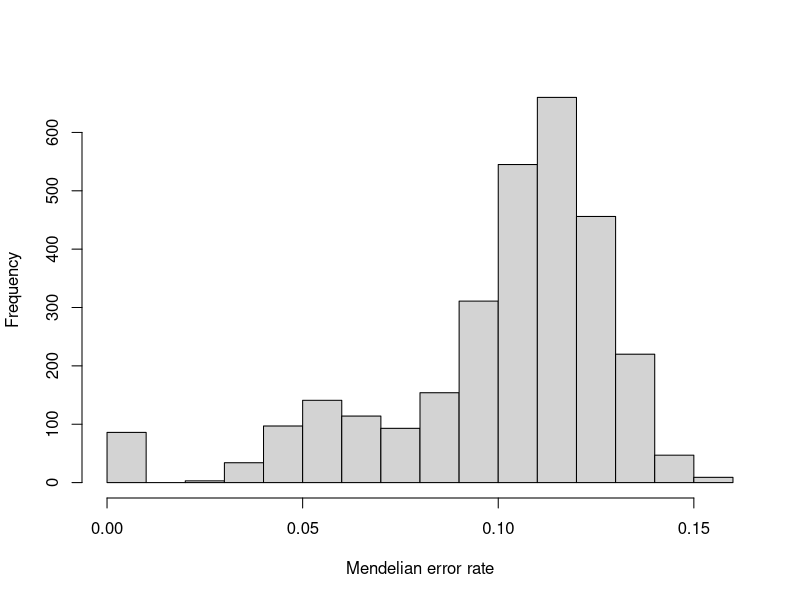

Recreate this plot in R.
############################################################################################
#                       Easy Pedigree Checking (EasyPC) V1.0                               #
#                                                                                          #                                                                      
#  A software for pedigree checking with high density SNP data.                            #                                                                      
#                                           Designed by Zhe Zhang, Yuanyu Luo & Jinlong He #
#                                                           Email: zhezhang@scau.edu.cn    #
############################################################################################

# Input file: a genotype file and a pedigree file
#   The first column in the genotype file is ID that corressponding to the ID in pedigree file.
#   The rest columns in the genotype file are SNP genotypes coded as0, 1, 2, and 3 for 
#             unknown, aa, Aa, and AA, respectively.   
#   The pedigree file includes two columns with the offsprings in the first and a maternal or
#             paternal candidate in the second column. 
# Output file??
#   'Mendelian_error_rate.txt' shows the results for mendelian error checking between all individual pairs. 
#        Four colcumns in this file include two IDs for the first and second invidual, mendelian 
#              error count and mendlian error rate.  
#  'ped_right.txt' shows the correct pedigree appeared in 'pedigree file' that identifyed by EasyPC.
#  'ped_error.txt' shows the wrong pedigree appeared in 'pedigree file' that identifyed by EasyPC.
#  'ped_no_gene.txt' shows the pedigree that include ungenotyped individual(s). 
#  'ped_right_inferred.txt' shows the inferred correct invidual paris that did not appear in 'pedigree file'.

##============================ functions starts here ==================
mend.error <- function(gen){
  dir.create("EasyPCres", showWarnings=F); setwd("./EasyPCres")
  mend_err <- matrix(0, nrow(gen)**2, 4)
  colnames(mend_err) <- c("off","par","Mendelian_error","error_rate")
  mend_err[,1] <- rep(gen[,1], each=nrow(gen))
  mend_err[,2] <- rep(gen[,1], times=nrow(gen))
  row.names(gen[,1]); gen <- gen[,-1]
  for(i in 1:nrow(gen)){ # off
    for(j in 1:nrow(gen)){ # par
      err <- sum((gen[i, ] == 3 & gen[j, ] ==1) | (gen[i, ] == 1 & gen[j,] ==3))
      if(sum(gen[j, ] == 2) != ncol(gen)){
        errate <- err / sum((gen[i, ]*gen[j, ] != 0) & (gen[j, ] !=2)) 
      }else{ errate <- 999}
      mend_err[(i-1)*nrow(gen)+j, 3] <- err
      mend_err[(i-1)*nrow(gen)+j, 4] <- errate
    }
  }
  mend_err <- mend_err[mend_err[,1] != mend_err[,2], ]
  errate_plot <- hist(as.numeric(mend_err[,4]),main="",xlab="Mendelian error rate",ylab="Frequency")
  write.table(mend_err,"Mendelian_error_rate.txt", row.names=F, col.names=T, quote=F)
  setwd("../")
  return(mend_err=mend_err)
}
ped.infer <- function(ped, mend_err, thre=0.01){
  dir.create("EasyPCres", showWarnings=F); setwd("./EasyPCres")
  mend_right <- mend_err[as.numeric(mend_err[,4])<thre,]
  mend_error <- mend_err[as.numeric(mend_err[,4])>=thre,]
  tmp1 <- paste(ped[,1], ped[,2], sep="")
  tmp2 <- paste(mend_err[,1], mend_err[,2], sep="")
  tmp3 <- paste(mend_right[,1], mend_right[,2], sep="")
  tmp4 <- paste(mend_error[,1], mend_error[,2], sep="")
  no.gene <- ped[!tmp1 %in% tmp2,]
  write.table(no.gene, "ped_no_gene.txt", row.names=F, col.names=T, quote=F)
  ped <- ped[tmp1 %in% tmp2,]
  right <- tmp3 %in% tmp1
  error <- tmp4 %in% tmp1
  Num.of.ped.no.gene <- nrow(no.gene)
  Num.of.ped.right <- sum(right)
  Num.of.ped.error <- nrow(ped) - sum(right)
  Errate.of.ped <-   Num.of.ped.error/(Num.of.ped.right+Num.of.ped.error)*100
  ped.right <- mend_right[right,]
  ped.error <- mend_error[error,]
  ped.right.infer <- mend_right[!tmp3 %in% paste(ped[,1], ped[,2], sep=""),]
  ped.right.infer <- ped.right.infer[!paste(ped.right.infer[,2],ped.right.infer[,1],sep="") %in% paste(ped[,1], ped[,2], sep=""),]
  Num.of.ped.right.infer <- nrow(ped.right.infer)
  res <- matrix(0,5,2)
  res[,1] <- c("Ungenotyped_Ped_Num","Ped_Correct_Num", "Ped_Error_Num","Inferred_Ped_Num","Ped_Error_Rate")
  res[,2] <- c(Num.of.ped.no.gene,Num.of.ped.right, Num.of.ped.error,Num.of.ped.right.infer,Errate.of.ped)
  write.table(ped.right, "ped_right.txt", quote=F, row.names=F)
  write.table(ped.error,"ped_error.txt", quote=F, row.names=F)
  write.table(ped.right.infer,"ped_right_infer.txt", quote=F, row.names=F)
  write.table(res,"result.txt", quote=F, row.names=F, col.names=F)
  setwd("../")
}

##============================ program starts here ==================
setwd("c:/")			# set your work directory
gen <- as.matrix(read.table("gen.txt", header=F)) 	# read genotype file
ped <- as.matrix(read.table("ped.txt", header=T)) 	# read pedigree fil
mend_err <- mend.error(gen)				# calculte mendelian error rate within population
ped.infer(ped, mend_err, thre=0.01)			# pedigree cheacking, thre= threshold value.







